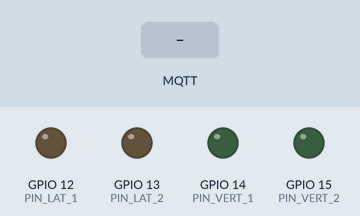
The sketch below on a simulated ESP32. Shown: output pins drawn as LEDs (lit = HIGH). The inputs (shaded band) are chosen by the test bench. WiFi joins after 1.5 s; servers stay silent unless stated; no MQTT or app messages arrive unless stated; what the sketch prints to the serial monitor is not drawn.

Above: at 2.7 s.
2.8 s: MQTT message "1" arrives on the first subscribed topic
At 4.0 s:
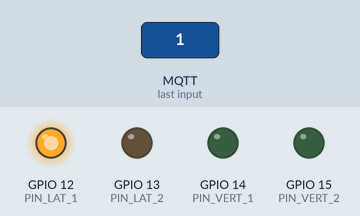
4.3 s: MQTT message "-1" arrives on the first subscribed topic
At 5.3 s:
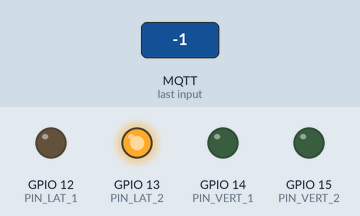
5.8 s: MQTT message "1" arrives on the second subscribed topic
At 6.4 s:
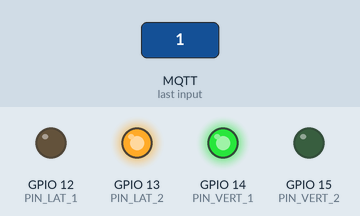
7.3 s: MQTT message "submarino/movimiento" arrives on the first subscribed topic
At 7.6 s:
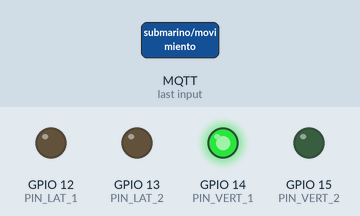
8.8 s: MQTT message "-1" arrives on the second subscribed topic
At 10.0 s:
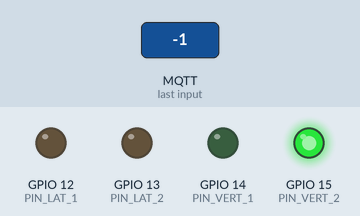
10.3 s: MQTT message "2" arrives on the second subscribed topic
At 11.1 s:
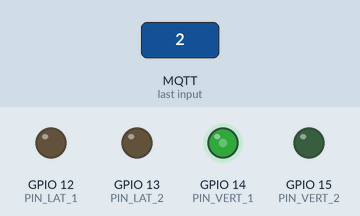
Timing chart, 0 to 12.8 s (numbered marks = the images above; inputs shaded):
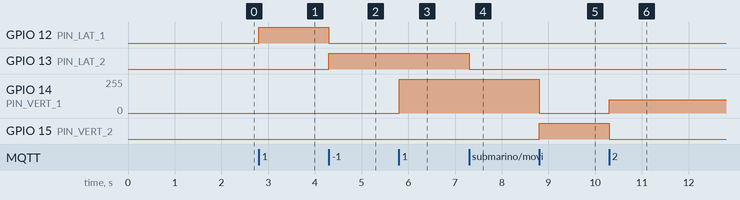

The sketch:

rov.ino
```cpp
#include <WiFi.h>
#include <PubSubClient.h>

const char* ssid = "DEIVY";
const char* password = "19082024Dav#Day";
const char* mqtt_server = "192.168.1.49";

const int PIN_LAT_1 = 12;
const int PIN_LAT_2 = 13;

const int PIN_VERT_1 = 14;
const int PIN_VERT_2 = 15;

const int FRECUENCIA = 1000;
const int RESOLUCION = 8;

int VELOCIDAD_MANTENIMIENTO = 100;

WiFiClient espClient;
PubSubClient client(espClient);

void avanzar() {
  Serial.println("ACCION: Motor Avanzando"); // Debug
  digitalWrite(PIN_LAT_1, HIGH);
  digitalWrite(PIN_LAT_2, LOW);
}
void retroceder() {
  Serial.println("ACCION: Motor Retrocediendo");
  digitalWrite(PIN_LAT_1, LOW);
  digitalWrite(PIN_LAT_2, HIGH);
}
void pararLaterales() {
  Serial.println("ACCION: Stop Laterales");
  digitalWrite(PIN_LAT_1, LOW);
  digitalWrite(PIN_LAT_2, LOW);
}

void sumergirFull() {
  Serial.println("ACCION: Sumergiendo FULL");
  ledcWrite(PIN_VERT_1, 255);
  ledcWrite(PIN_VERT_2, 0);
}

void mantenerProfundidad() {
  Serial.println("ACCION: Manteniendo Profundidad");
  ledcWrite(PIN_VERT_1, VELOCIDAD_MANTENIMIENTO);
  ledcWrite(PIN_VERT_2, 0);
}

void emerger() {
  Serial.println("ACCION: Emergiendo");
  ledcWrite(PIN_VERT_1, 0);
  ledcWrite(PIN_VERT_2, 255);
}

void pararVertical() {
  Serial.println("ACCION: Stop Vertical");
  ledcWrite(PIN_VERT_1, 0);
  ledcWrite(PIN_VERT_2, 0);
}

void callback(char* topic, byte* payload, unsigned int length) {
  String mensaje = "";
  for (int i = 0; i < length; i++) {
    mensaje += (char)payload[i];
  }

  Serial.print("Mensaje recibido [");
  Serial.print(topic);
  Serial.print("]: ");
  Serial.println(mensaje);

  if (String(topic) == "submarino/movimiento") {
    if (mensaje == "1") avanzar();
    else if (mensaje == "-1") retroceder();
    else pararLaterales();
  }

  if (String(topic) == "submarino/profundidad") {
    if (mensaje == "1") sumergirFull();
    else if (mensaje == "2") mantenerProfundidad();
    else if (mensaje == "-1") emerger();
    else pararVertical();
  }
}

void reconnect() {
  while (!client.connected()) {
    Serial.print("Intentando conexion MQTT a ");
    Serial.print(mqtt_server);
    Serial.print("...");

    if (client.connect("SubmarinoCam")) {
      Serial.println("¡CONECTADO!");
      client.subscribe("submarino/movimiento");
      client.subscribe("submarino/profundidad");
    } else {
      Serial.print("falló, rc=");
      Serial.print(client.state());
      Serial.println(" intentando en 5 segundos");
      delay(5000);
    }
  }
}

void setup() {
  // 1. INICIAR SERIAL (ESTO FALTABA)
  Serial.begin(115200);
  Serial.println("\n--- INICIANDO SUBMARINO ---");

  pinMode(PIN_LAT_1, OUTPUT);
  pinMode(PIN_LAT_2, OUTPUT);

  ledcAttach(PIN_VERT_1, FRECUENCIA, RESOLUCION);
  ledcAttach(PIN_VERT_2, FRECUENCIA, RESOLUCION);

  pararLaterales();
  pararVertical();

  // 2. CONECTAR WIFI
  Serial.print("Conectando a WiFi: ");
  Serial.println(ssid);
  WiFi.begin(ssid, password);

  while (WiFi.status() != WL_CONNECTED) {
    delay(500);
    Serial.print(".");
  }

  Serial.println("");
  Serial.println("WiFi Conectado!");
  Serial.print("IP asignada: ");
  Serial.println(WiFi.localIP());

  client.setServer(mqtt_server, 1883);
  client.setCallback(callback);
}

void loop() {
  if (!client.connected()) {
    reconnect();
  }
  client.loop();
}
```

Measured:
- after the input at 2.8 s, GPIO 12 (PIN_LAT_1): LOW → HIGH at once
- after the input at 4.3 s, GPIO 12 (PIN_LAT_1): HIGH → LOW at once; GPIO 13 (PIN_LAT_2): LOW → HIGH at once
- after the input at 5.8 s, GPIO 14 (PIN_VERT_1): 0/255 → 255/255 at once
- after the input at 7.3 s, GPIO 13 (PIN_LAT_2): HIGH → LOW at once
- after the input at 8.8 s, GPIO 14 (PIN_VERT_1): 255/255 → 0/255 at once; GPIO 15 (PIN_VERT_2): LOW → HIGH at once
- after the input at 10.3 s, GPIO 14 (PIN_VERT_1): 0/255 → 100/255 at once; GPIO 15 (PIN_VERT_2): HIGH → LOW at once
